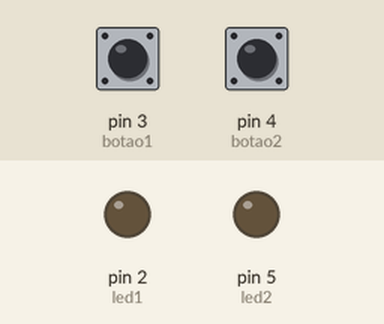
The sketch below on a simulated Arduino Uno, built with avr-gcc and run on an emulated ATmega328P. On the bench: output pins drawn as LEDs (lit = HIGH). The test bench sets the inputs (shaded band); at power-on: pin 3 (botao1) LOW, pin 4 (botao2) HIGH.

Above: at 1.2 s.
1.3 s: pin 3 (botao1) pulled HIGH for 0.15 s
At 1.37 s:
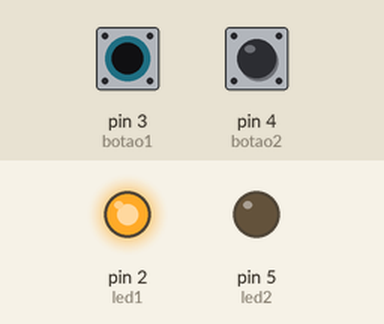
2.9 s: pin 4 (botao2) pulled LOW for 0.15 s
At 2.97 s:
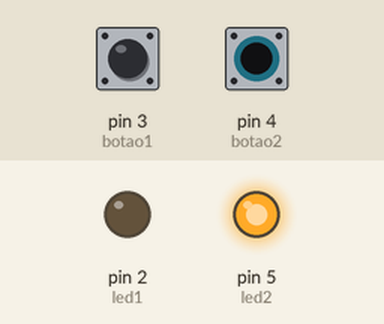
4.5 s: pin 4 (botao2) pulled LOW for 3.2 s
At 8.9 s:
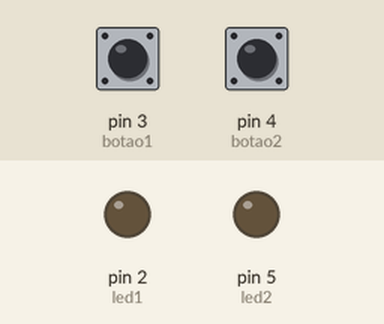
9.2 s: pin 3 (botao1) pulled HIGH for 3.2 s
At 10.0 s:
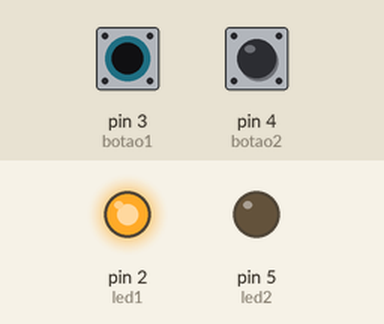
13.9 s: pin 3 (botao1) driven HIGH and pin 4 (botao2) driven LOW
At 14.8 s:
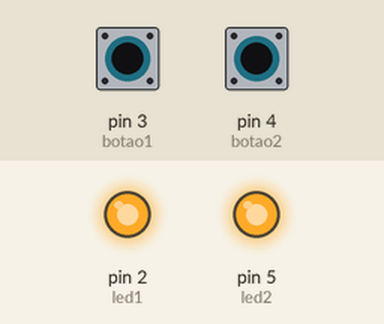
Timing chart, 0 to 16.4 s (numbered marks = the images above; inputs shaded):
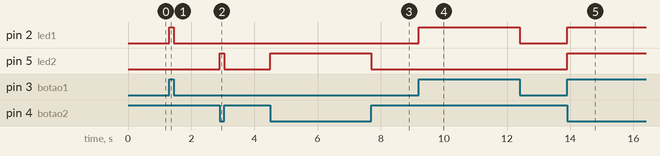

Measured:
- after the input at 1.3 s, pin 2 (led1): LOW → HIGH at once, → LOW 0.15 s later
- after the input at 2.9 s, pin 5 (led2): LOW → HIGH at once, → LOW 0.15 s later
- after the input at 4.5 s, pin 5 (led2): LOW → HIGH at once, → LOW 3.2 s later
- after the input at 9.2 s, pin 2 (led1): LOW → HIGH at once, → LOW 3.2 s later
- after the input at 13.9 s, pin 2 (led1), pin 5 (led2): LOW → HIGH at once

The sketch:

codigo.ino
```cpp
const int led1 = 2;
const int led2 = 5;
const int botao1 = 3;
const int botao2 = 4;

int var1;
int var2;

void setup()
{
  pinMode(led1, OUTPUT);
  pinMode(led2, OUTPUT);
  pinMode(botao1, INPUT);
  pinMode(botao2, INPUT);
}

void loop()
{
   var1 = digitalRead(botao1);
   var2 = digitalRead(botao2);

  if (var1){
       digitalWrite(led1, HIGH);
  }else{
      digitalWrite(led1, LOW);
  }

   if(!var2){
        digitalWrite(led2, HIGH);
  }else{
   digitalWrite(led2, LOW);
  }
}
```
